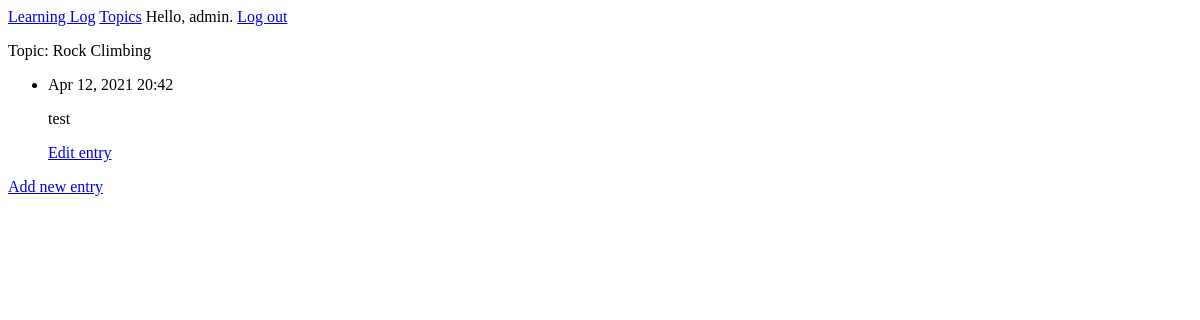
Page /topics/2/ (signed in) on the earlier database version.
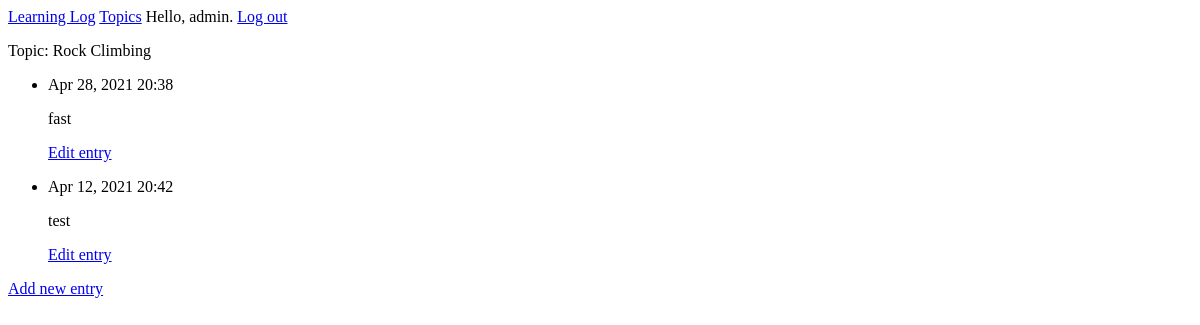
Same page on the later database version.
### MainApp/models.py (models this page shows, shortened)
class Topic(models.Model):
    text = models.CharField(max_length = 200)
    date_added = models.DateTimeField(auto_now_add = True)
    owner = models.ForeignKey(User, on_delete=models.CASCADE)
    def __str__(self):
        return self.text

class Entry(models.Model):
    topic = models.ForeignKey(Topic, on_delete = models.CASCADE)
    text = models.TextField()
    date_added = models.DateTimeField(auto_now_add = True)
    class Meta:
        verbose_name_plural = 'entries'

### MainApp/views.py (the view)
# urls.py: path('topics/<int:topic_id>/', views.topic, name='topic'),
@login_required
def topic(request, topic_id):
    topic = Topic.objects.get(id = topic_id)
    entries = topic.entry_set.order_by('-date_added') #descending order, getting from topic we have line above
    if topic.owner != request.user:
        raise Http404
    context = {'topic':topic, 'entries':entries} #passing multiple object through context dictionary to website
    return render(request, 'MainApp/topic.html', context)

### MainApp/templates/MainApp/topic.html
{% extends "MainApp/base.html" %}
{% block content %}
<p>Topic: {{topic}}</p>
<ul>
    {% for entry in entries %}
    <li>
        <p>{{ entry.date_added|date:'M d, Y H:i' }}</p>
        <p>{{ entry.text|linebreaks }}</p>
        <p>
            <a href="{% url 'MainApp:edit_entry' entry.id %}">Edit entry</a>
        </p>
    </li>
    {% empty %}
    <li>There are no entries for this topic yet.</li>
    {% endfor %}
</ul>
<p> <a href="{% url 'MainApp:new_entry' topic.id %}">Add new entry</a></p>
{% endblock content %}

### MainApp/templates/MainApp/base.html
<p>
    <a href="{% url 'MainApp:index' %}">Learning Log</a>
    <a href="{% url 'MainApp:topics' %}">Topics</a>
    {% if user.is_authenticated %}
    Hello, {{user.username}}.
    <a href="{% url 'users:logout' %}">Log out</a>
    {% else %}
    <a href="{% url 'users:register' %}">Register</a>
    <a href="{% url 'users:login' %}">Log in</a>
    {% endif %}
</p>
{% block content %}{% endblock content %}

Differences in the rows shown:
added Entry: date_added "Apr 28, 2021 20:38", text "fast"
